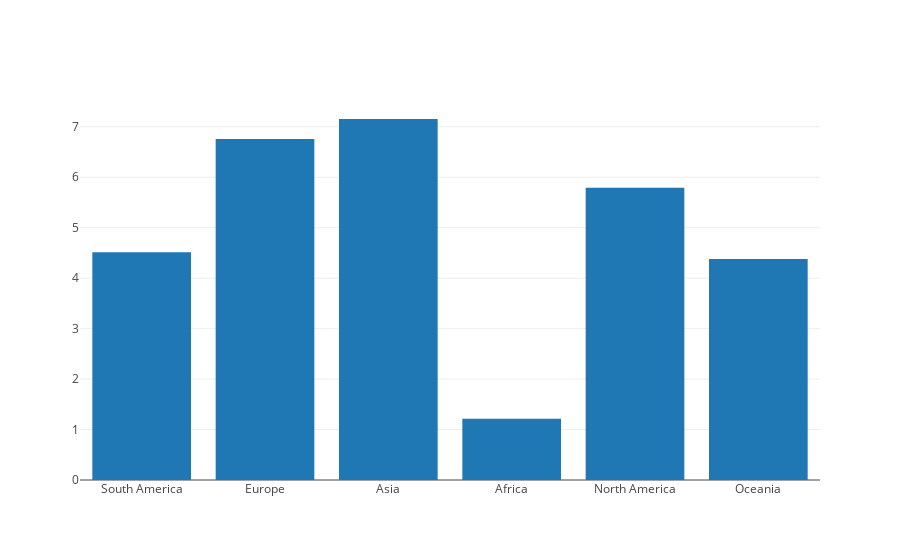

This figure's notebook cell:
### Markdown cell above
### Avarage amount of emissions grouped by continents

### Code cell
import plotly.graph_objs as go

class DataHolder:
    def __init__(self, name):
        self.name = name
        self.data = []

    def push(self, value):
        self.data.append(value)

    def getAvarageData(self):
        return sum(self.data)/len(self.data)

dataHolders = dict()
for index, row in df.iterrows() :
    countryName = row['Continent'];
    dataHolder = dataHolders.get(countryName, CountryDataHolder(countryName))
    dataHolder.push(row['Emission'])
    dataHolders.update({countryName: dataHolder})

avdf = pd.DataFrame(columns=['Continent', 'Avarage Emmission'])
i = 0
for key,val in dataHolders.items():
    avdf.loc[i] = [key, val.getAvarageData()]
    i = i+1

i=0


data = [
    go.Bar(
        x=avdf['Continent'], # assign x as the dataframe column 'x'
        y=avdf['Avarage Emmission']
    )
]

iplot(data, filename='continentemissions')

### Figure 1 — Plotly figure (JSON) as saved in the notebook; plotly's stock layout.template omitted (floating-point values rounded to 4 significant figures)
{"data": [{"type": "bar", "uid": "206f5504-d638-11e8-acd3-0242ac110003", "x": ["South America", "Europe", "Asia", "Africa", "North America", "Oceania"], "y": [4.513, 6.76, 7.155, 1.216, 5.791, 4.382]}], "layout": {}}
